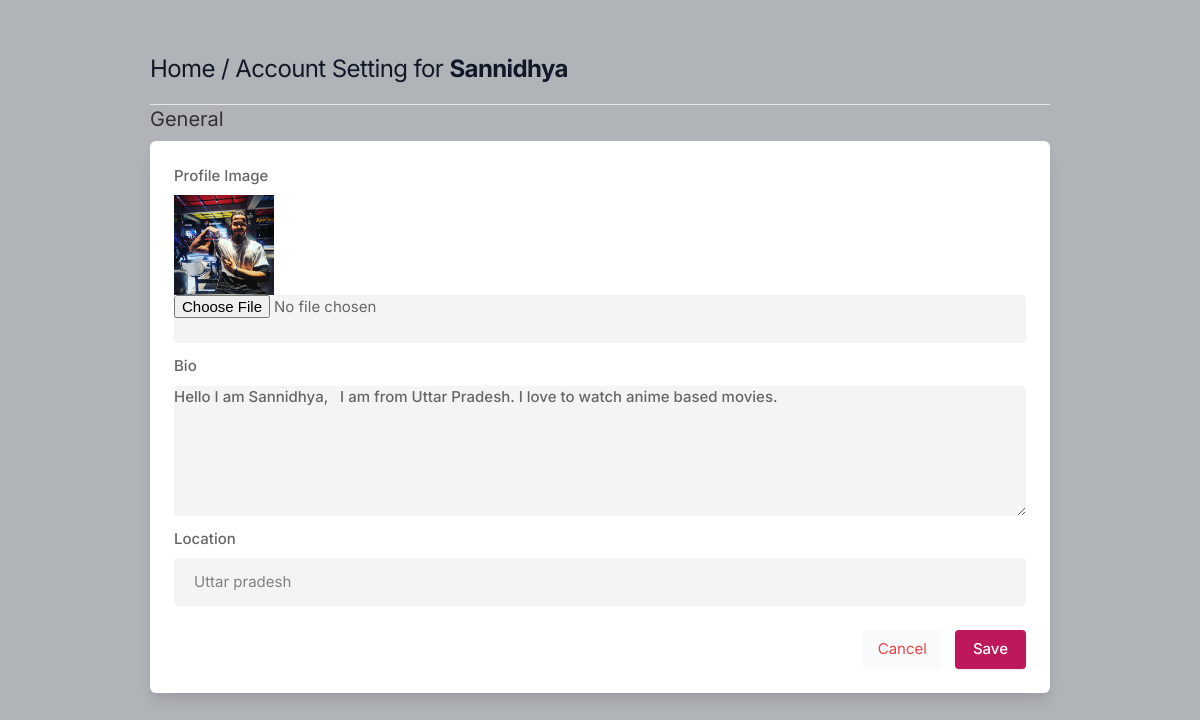
The page /settings (signed in) on the database its author committed.
### core/models.py (models this page shows, shortened)
class Profile(models.Model):
    user = models.ForeignKey(User, on_delete=models.CASCADE)
    id_user = models.IntegerField()
    bio = models.TextField(blank=True)
    profileimg = models.ImageField(upload_to='profile_images', default='blank-profile-picture.png')
    location = models.CharField(max_length=100, blank=True)

### core/views.py (the view, shortened to what this page needs)
# urls.py: path('settings', views.settings, name='settings'),
@login_required(login_url='signin')
def settings(request):
    user_profile = Profile.objects.get(user=request.user)
    return render(request, 'setting.html', {'user_profile': user_profile})

### templates/setting.html (shortened to what this page needs)
{% load static %}
<!DOCTYPE html>
<html lang="en">
<head>
    <link rel="stylesheet" href="{% static 'assets/css/icons.css' %}">
    <link rel="stylesheet" href="{% static 'assets/css/uikit.css' %}">
    <link rel="stylesheet" href="{% static 'assets/css/style.css' %}">
    <link rel="stylesheet" href="{% static 'assets/css/tailwind.css' %}">
</head>
<body>
            <div class="container m-auto">
                <h1 class="text-2xl leading-none text-gray-900 tracking-tight mt-3"><a href="/">Home</a> / Account Setting for <b>{{user.username}}</b> </h1>
                <br>
                <hr>
                <div class="d-flex align-items-center justify-content-center ">
                    <div>
                        <h3 class="text-xl mb-2"> General</h3>
                    </div>
                    <div class="bg-white rounded-md lg:shadow-lg shadow col-span-2">
                    <form action="" method="POST" enctype="multipart/form-data">
                       <div class="grid grid-cols-2 gap-3 lg:p-6 p-4">
                            <div class="col-span-2">
                                <label for=""> Profile Image</label>
                                <img width="100" height="100" src="{{user_profile.profileimg.url}}" />
                                <input type="file" name="image" value="" class="shadow-none bg-gray-100">
                            </div>
                            <div class="col-span-2">
                                <label for="about">Bio</label>
                                <textarea id="about" name="bio" rows="3"  class="shadow-none bg-gray-100">{{user_profile.bio}}</textarea>
                            </div>
                            <div class="col-span-2">
                                <label for=""> Location</label>
                                <input type="text" name="location" value="{{user_profile.location}}" class="shadow-none bg-gray-100">
                            </div>
                       </div>
                       <div class="bg-gray-10 p-6 pt-0 flex justify-end space-x-3">
                           <button class="p-2 px-4 rounded bg-gray-50 text-red-500"> <a href="/">Cancel</a> </button>
                           <button type="submit" class="button bg-blue-700"> Save </button>
                       </div>
                    </form>
                    </div>
                    </div>
                    <br>
                </div>
</body>
</html>

### static/assets/css/style.css (style rules this page uses)
body { background-color: #B0B3B8!important; }
button { vertical-align: middle; }
span.button, button.button { background-color: #be185d; top: 0; color: #fff; position: relative; padding: 8px 18px; line-height: 22px; position: relative; font-weight: 500; font-size: 15px; display: inline-block; -webkit-transition: all 0.2s ease-in-out; transition: all 0.2s ease-in-out; cursor: pointer; overflow: hidden; border: none; border-radius: 4px; -webkit-box-shadow: 0 1px 3px rgba(0, 0, 0, 0.1); box-shadow: 0 1px 3px rgba(0, 0, 0, 0.1); }
input { height: 48px; line-height: 48px; padding: 0 20px; outline: none; font-size: 15px; color: #808080; max-width: 100%; width: 100%; -webkit-box-sizing: border-box; box-sizing: border-box; display: block; font-weight: 400; opacity: 1; border-radius: 4px; border: none; -webkit-box-shadow: 0 1px 4px 0px rgba(0, 0, 0, 0.12); box-shadow: 0 1px 4px 0px rgba(0, 0, 0, 0.12); }
input[type="text"], input[type="password"], input[type="email"], input[type="number"] { height: 48px; line-height: 48px; padding: 0 20px; outline: none; font-size: 15px; color: #808080; max-width: 100%; width: 100%; -webkit-box-sizing: border-box; box-sizing: border-box; display: block; font-weight: 400; opacity: 1; border-radius: 4px; border: none; -webkit-box-shadow: 0 1px 4px 0px rgba(0, 0, 0, 0.12); box-shadow: 0 1px 4px 0px rgba(0, 0, 0, 0.12); }
textarea { height: 48px; line-height: 48px; padding: 0 20px; outline: none; font-size: 15px; color: #808080; margin: 0 0 16px 0; max-width: 100%; width: 100%; -webkit-box-sizing: border-box; box-sizing: border-box; display: block; background-color: #fff; font-weight: 500; opacity: 1; border-radius: 4px; border: none; -webkit-box-shadow: 0 1px 4px 0px rgba(0, 0, 0, 0.12); box-shadow: 0 1px 4px 0px rgba(0, 0, 0, 0.12); }
input { -webkit-transition: all 0.1s ease-in-out; transition: all 0.1s ease-in-out; }
::placeholder { color: #808080; opacity: 1; }
textarea { height: auto; line-height: 27px; padding: 20px; min-height: 130px; -webkit-transition: none !important; transition: none !important; min-width: 100%; }
label, legend { display: block; font-weight: bold; font-size: 15px; font-weight: 500; margin-bottom: 8px; }
button { border: none; margin: 0; padding: 0; width: auto; overflow: visible; background: transparent; color: inherit; font: inherit; line-height: normal; cursor: pointer; }
a { color: #be185d; -webkit-transition: 0.3s; transition: 0.3s; outline: none !important; }
button { outline: none !important; }
img { max-width: 100%; }
body { color: #666; font-size: 15px; line-height: 27px; background-color: #f0f2f5; font-family: "Inter", sans-serif; text-transform: none; }
h1, h2, h3, h4, h5, h6 { font-family: "Inter", sans-serif; text-transform: none; }
input[type="text"], input[type="password"], input[type="email"] { font-family: "Inter", sans-serif; text-transform: none; }
textarea, select { font-family: "Inter", sans-serif; text-transform: none; }
button, body .pac-container { font-family: "Inter", sans-serif; text-transform: none; }
h1, h2, h3, h4, h5, h6 { color: #333; font-weight: 500; margin: 0; padding: 0; }
h1 { font-size: 32px; }
h3 { font-size: 22px; }
b, strong { font-weight: 700 !important; }
@media (min-width: 1024px) { .container { max-width: 900px !important; padding-top: 45px; } }
.shadow-none { -webkit-box-shadow: none !important; box-shadow: none !important; }

### rows shown on the page
Profile: profileimg (placeholder picture), bio "Hello I am Sannidhya, I am from Uttar Pradesh. I love to watch anime based movies.", location "Uttar pradesh"

### other values the page prints
{{ user.username }} "Sannidhya"
